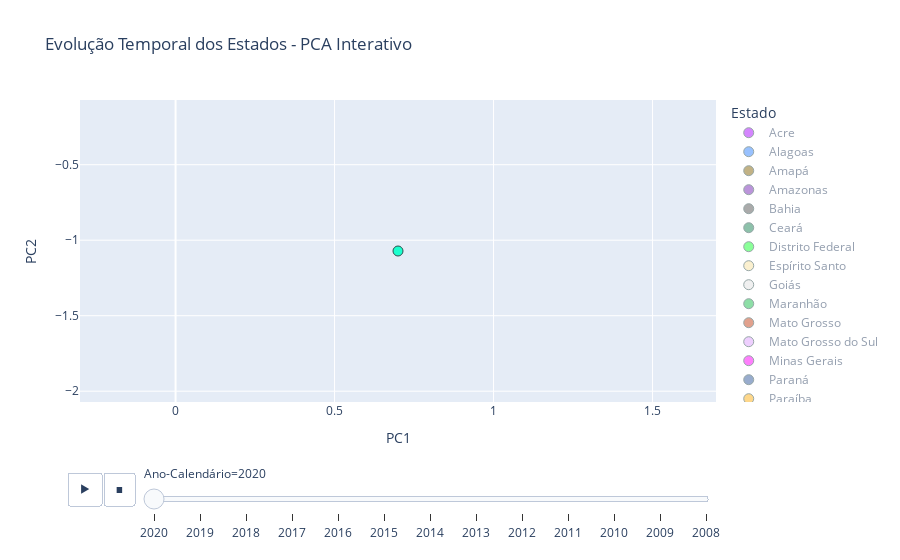

The notebook cell saved with this chart:
### Code cell
fig = px.scatter(
    pca_df,
    x="PC1", y="PC2",
    color="Estado",
    animation_frame="Ano-Calendário",
    title="Evolução Temporal dos Estados - PCA Interativo",
    color_discrete_sequence=px.colors.qualitative.Alphabet
)
fig.update_traces(marker=dict(size=10, line=dict(width=1, color='DarkSlateGrey')))
fig.show()

### Figure 1 — Plotly figure (JSON) as saved in the notebook; plotly's stock layout.template omitted (floating-point values rounded to 4 significant figures)
{"data": [{"hovertemplate": "Estado=Acre<br>Ano-Calendário=2020<br>PC1=%{x}<br>PC2=%{y}<extra></extra>", "legendgroup": "Acre", "marker": {"color": "#AA0DFE", "line": {"color": "DarkSlateGrey", "width": 1}, "size": 10, "symbol": "circle"}, "mode": "markers", "name": "Acre", "orientation": "v", "showlegend": true, "type": "scatter", "visible": "legendonly", "x": [-0.421], "xaxis": "x", "y": [-1.43], "yaxis": "y"}, {"hovertemplate": "Estado=Alagoas<br>Ano-Calendário=2020<br>PC1=%{x}<br>PC2=%{y}<extra></extra>", "legendgroup": "Alagoas", "marker": {"color": "#3283FE", "line": {"color": "DarkSlateGrey", "width": 1}, "size": 10, "symbol": "circle"}, "mode": "markers", "name": "Alagoas", "orientation": "v", "showlegend": true, "type": "scatter", "visible": "legendonly", "x": [0.3518], "xaxis": "x", "y": [-1.183], "yaxis": "y"}, {"hovertemplate": "Estado=Amapá<br>Ano-Calendário=2020<br>PC1=%{x}<br>PC2=%{y}<extra></extra>", "legendgroup": "Amapá", "marker": {"color": "#85660D", "line": {"color": "DarkSlateGrey", "width": 1}, "size": 10, "symbol": "circle"}, "mode": "markers", "name": "Amapá", "orientation": "v", "showlegend": true, "type": "scatter", "visible": "legendonly", "x": [-0.3022], "xaxis": "x", "y": [-1.392], "yaxis": "y"}, {"hovertemplate": "Estado=Amazonas<br>Ano-Calendário=2020<br>PC1=%{x}<br>PC2=%{y}<extra></extra>", "legendgroup": "Amazonas", "marker": {"color": "#782AB6", "line": {"color": "DarkSlateGrey", "width": 1}, "size": 10, "symbol": "circle"}, "mode": "markers", "name": "Amazonas", "orientation": "v", "showlegend": true, "type": "scatter", "visible": "legendonly", "x": [0.5953], "xaxis": "x", "y": [-1.106], "yaxis": "y"}, {"hovertemplate": "Estado=Bahia<br>Ano-Calendário=2020<br>PC1=%{x}<br>PC2=%{y}<extra></extra>", "legendgroup": "Bahia", "marker": {"color": "#565656", "line": {"color": "DarkSlateGrey", "width": 1}, "size": 10, "symbol": "circle"}, "mode": "markers", "name": "Bahia", "orientation": "v", "showlegend": true, "type": "scatter", "visible": "legendonly", "x": [4.32], "xaxis": "x", "y": [0.08609], "yaxis": "y"}, {"hovertemplate": "Estado=Ceará<br>Ano-Calendário=2020<br>PC1=%{x}<br>PC2=%{y}<extra></extra>", "legendgroup": "Ceará", "marker": {"color": "#1C8356", "line": {"color": "DarkSlateGrey", "width": 1}, "size": 10, "symbol": "circle"}, "mode": "markers", "name": "Ceará", "orientation": "v", "showlegend": true, "type": "scatter", "visible": "legendonly", "x": [2.106], "xaxis": "x", "y": [-0.6214], "yaxis": "y"}, {"hovertemplate": "Estado=Distrito Federal<br>Ano-Calendário=2020<br>PC1=%{x}<br>PC2=%{y}<extra></extra>", "legendgroup": "Distrito Federal", "marker": {"color": "#16FF32", "line": {"color": "DarkSlateGrey", "width": 1}, "size": 10, "symbol": "circle"}, "mode": "markers", "name": "Distrito Federal", "orientation": "v", "showlegend": true, "type": "scatter", "visible": "legendonly", "x": [6.54], "xaxis": "x", "y": [0.8084], "yaxis": "y"}, {"hovertemplate": "Estado=Espírito Santo<br>Ano-Calendário=2020<br>PC1=%{x}<br>PC2=%{y}<extra></extra>", "legendgroup": "Espírito Santo", "marker": {"color": "#F7E1A0", "line": {"color": "DarkSlateGrey", "width": 1}, "size": 10, "symbol": "circle"}, "mode": "markers", "name": "Espírito Santo", "orientation": "v", "showlegend": true, "type": "scatter", "visible": "legendonly", "x": [1.891], "xaxis": "x", "y": [-0.6875], "yaxis": "y"}, {"hovertemplate": "Estado=Goiás<br>Ano-Calendário=2020<br>PC1=%{x}<br>PC2=%{y}<extra></extra>", "legendgroup": "Goiás", "marker": {"color": "#E2E2E2", "line": {"color": "DarkSlateGrey", "width": 1}, "size": 10, "symbol": "circle"}, "mode": "markers", "name": "Goiás", "orientation": "v", "showlegend": true, "type": "scatter", "visible": "legendonly", "x": [2.794], "xaxis": "x", "y": [-0.4057], "yaxis": "y"}, {"hovertemplate": "Estado=Maranhão<br>Ano-Calendário=2020<br>PC1=%{x}<br>PC2=%{y}<extra></extra>", "legendgroup": "Maranhão", "marker": {"color": "#1CBE4F", "line": {"color": "DarkSlateGrey", "width": 1}, "size": 10, "symbol": "circle"}, "mode": "markers", "name": "Maranhão", "orientation": "v", "showlegend": true, "type": "scatter", "visible": "legendonly", "x": [0.5289], "xaxis": "x", "y": [-1.128], "yaxis": "y"}, {"hovertemplate": "Estado=Mato Grosso<br>Ano-Calendário=2020<br>PC1=%{x}<br>PC2=%{y}<extra></extra>", "legendgroup": "Mato Grosso", "marker": {"color": "#C4451C", "line": {"color": "DarkSlateGrey", "width": 1}, "size": 10, "symbol": "circle"}, "mode": "markers", "name": "Mato Grosso", "orientation": "v", "showlegend": true, "type": "scatter", "visible": "legendonly", "x": [1.392], "xaxis": "x", "y": [-0.8518], "yaxis": "y"}, {"hovertemplate": "Estado=Mato Grosso do Sul<br>Ano-Calendário=2020<br>PC1=%{x}<br>PC2=%{y}<extra></extra>", "legendgroup": "Mato Grosso do Sul", "marker": {"color": "#DEA0FD", "line": {"color": "DarkSlateGrey", "width": 1}, "size": 10, "symbol": "circle"}, "mode": "markers", "name": "Mato Grosso do Sul", "orientation": "v", "showlegend": true, "type": "scatter", "visible": "legendonly", "x": [1.171], "xaxis": "x", "y": [-0.9194], "yaxis": "y"}, {"hovertemplate": "Estado=Minas Gerais<br>Ano-Calendário=2020<br>PC1=%{x}<br>PC2=%{y}<extra></extra>", "legendgroup": "Minas Gerais", "marker": {"color": "#FE00FA", "line": {"color": "DarkSlateGrey", "width": 1}, "size": 10, "symbol": "circle"}, "mode": "markers", "name": "Minas Gerais", "orientation": "v", "showlegend": true, "type": "scatter", "visible": "legendonly", "x": [11.98], "xaxis": "x", "y": [2.551], "yaxis": "y"}, {"hovertemplate": "Estado=Paraná<br>Ano-Calendário=2020<br>PC1=%{x}<br>PC2=%{y}<extra></extra>", "legendgroup": "Paraná", "marker": {"color": "#325A9B", "line": {"color": "DarkSlateGrey", "width": 1}, "size": 10, "symbol": "circle"}, "mode": "markers", "name": "Paraná", "orientation": "v", "showlegend": true, "type": "scatter", "visible": "legendonly", "x": [7.667], "xaxis": "x", "y": [1.173], "yaxis": "y"}, {"hovertemplate": "Estado=Paraíba<br>Ano-Calendário=2020<br>PC1=%{x}<br>PC2=%{y}<extra></extra>", "legendgroup": "Paraíba", "marker": {"color": "#FEAF16", "line": {"color": "DarkSlateGrey", "width": 1}, "size": 10, "symbol": "circle"}, "mode": "markers", "name": "Paraíba", "orientation": "v", "showlegend": true, "type": "scatter", "visible": "legendonly", "x": [0.6234], "xaxis": "x", "y": [-1.097], "yaxis": "y"}, {"hovertemplate": "Estado=Pará<br>Ano-Calendário=2020<br>PC1=%{x}<br>PC2=%{y}<extra></extra>", "legendgroup": "Pará", "marker": {"color": "#F8A19F", "line": {"color": "DarkSlateGrey", "width": 1}, "size": 10, "symbol": "circle"}, "mode": "markers", "name": "Pará", "orientation": "v", "showlegend": true, "type": "scatter", "visible": "legendonly", "x": [1.719], "xaxis": "x", "y": [-0.7474], "yaxis": "y"}, {"hovertemplate": "Estado=Pernambuco<br>Ano-Calendário=2020<br>PC1=%{x}<br>PC2=%{y}<extra></extra>", "legendgroup": "Pernambuco", "marker": {"color": "#90AD1C", "line": {"color": "DarkSlateGrey", "width": 1}, "size": 10, "symbol": "circle"}, "mode": "markers", "name": "Pernambuco", "orientation": "v", "showlegend": true, "type": "scatter", "visible": "legendonly", "x": [2.787], "xaxis": "x", "y": [-0.3998], "yaxis": "y"}, {"hovertemplate": "Estado=Piauí<br>Ano-Calendário=2020<br>PC1=%{x}<br>PC2=%{y}<extra></extra>", "legendgroup": "Piauí", "marker": {"color": "#F6222E", "line": {"color": "DarkSlateGrey", "width": 1}, "size": 10, "symbol": "circle"}, "mode": "markers", "name": "Piauí", "orientation": "v", "showlegend": true, "type": "scatter", "visible": "legendonly", "x": [0.1473], "xaxis": "x", "y": [-1.249], "yaxis": "y"}, {"hovertemplate": "Estado=Rio Grande do Norte<br>Ano-Calendário=2020<br>PC1=%{x}<br>PC2=%{y}<extra></extra>", "legendgroup": "Rio Grande do Norte", "marker": {"color": "#1CFFCE", "line": {"color": "DarkSlateGrey", "width": 1}, "size": 10, "symbol": "circle"}, "mode": "markers", "name": "Rio Grande do Norte", "orientation": "v", "showlegend": true, "type": "scatter", "x": [0.6995], "xaxis": "x", "y": [-1.072], "yaxis": "y"}, {"hovertemplate": "Estado=Rio Grande do Sul<br>Ano-Calendário=2020<br>PC1=%{x}<br>PC2=%{y}<extra></extra>", "legendgroup": "Rio Grande do Sul", "marker": {"color": "#2ED9FF", "line": {"color": "DarkSlateGrey", "width": 1}, "size": 10, "symbol": "circle"}, "mode": "markers", "name": "Rio Grande do Sul", "orientation": "v", "showlegend": true, "type": "scatter", "visible": "legendonly", "x": [10.96], "xaxis": "x", "y": [2.219], "yaxis": "y"}, {"hovertemplate": "Estado=Rio de Janeiro<br>Ano-Calendário=2020<br>PC1=%{x}<br>PC2=%{y}<extra></extra>", "legendgroup": "Rio de Janeiro", "marker": {"color": "#B10DA1", "line": {"color": "DarkSlateGrey", "width": 1}, "size": 10, "symbol": "circle"}, "mode": "markers", "name": "Rio de Janeiro", "orientation": "v", "showlegend": true, "type": "scatter", "visible": "legendonly", "x": [15.98], "xaxis": "x", "y": [3.862], "yaxis": "y"}, {"hovertemplate": "Estado=Rondônia<br>Ano-Calendário=2020<br>PC1=%{x}<br>PC2=%{y}<extra></extra>", "legendgroup": "Rondônia", "marker": {"color": "#C075A6", "line": {"color": "DarkSlateGrey", "width": 1}, "size": 10, "symbol": "circle"}, "mode": "markers", "name": "Rondônia", "orientation": "v", "showlegend": true, "type": "scatter", "visible": "legendonly", "x": [-0.04327], "xaxis": "x", "y": [-1.31], "yaxis": "y"}, {"hovertemplate": "Estado=Roraima<br>Ano-Calendário=2020<br>PC1=%{x}<br>PC2=%{y}<extra></extra>", "legendgroup": "Roraima", "marker": {"color": "#FC1CBF", "line": {"color": "DarkSlateGrey", "width": 1}, "size": 10, "symbol": "circle"}, "mode": "markers", "name": "Roraima", "orientation": "v", "showlegend": true, "type": "scatter", "visible": "legendonly", "x": [-0.3826], "xaxis": "x", "y": [-1.419], "yaxis": "y"}, {"hovertemplate": "Estado=Santa Catarina<br>Ano-Calendário=2020<br>PC1=%{x}<br>PC2=%{y}<extra></extra>", "legendgroup": "Santa Catarina", "marker": {"color": "#B00068", "line": {"color": "DarkSlateGrey", "width": 1}, "size": 10, "symbol": "circle"}, "mode": "markers", "name": "Santa Catarina", "orientation": "v", "showlegend": true, "type": "scatter", "visible": "legendonly", "x": [4.527], "xaxis": "x", "y": [0.1608], "yaxis": "y"}, {"hovertemplate": "Estado=Sergipe<br>Ano-Calendário=2020<br>PC1=%{x}<br>PC2=%{y}<extra></extra>", "legendgroup": "Sergipe", "marker": {"color": "#FBE426", "line": {"color": "DarkSlateGrey", "width": 1}, "size": 10, "symbol": "circle"}, "mode": "markers", "name": "Sergipe", "orientation": "v", "showlegend": true, "type": "scatter", "visible": "legendonly", "x": [0.2522], "xaxis": "x", "y": [-1.214], "yaxis": "y"}, {"hovertemplate": "Estado=São Paulo<br>Ano-Calendário=2020<br>PC1=%{x}<br>PC2=%{y}<extra></extra>", "legendgroup": "São Paulo", "marker": {"color": "#FA0087", "line": {"color": "DarkSlateGrey", "width": 1}, "size": 10, "symbol": "circle"}, "mode": "markers", "name": "São Paulo", "orientation": "v", "showlegend": true, "type": "scatter", "visible": "legendonly", "x": [43.79], "xaxis": "x", "y": [12.91], "yaxis": "y"}, {"hovertemplate": "Estado=Tocantins<br>Ano-Calendário=2020<br>PC1=%{x}<br>PC2=%{y}<extra></extra>", "legendgroup": "Tocantins", "marker": {"color": "#AA0DFE", "line": {"color": "DarkSlateGrey", "width": 1}, "size": 10, "symbol": "circle"}, "mode": "markers", "name": "Tocantins", "orientation": "v", "showlegend": true, "type": "scatter", "visible": "legendonly", "x": [-0.05614], "xaxis": "x", "y": [-1.314], "yaxis": "y"}, {"hovertemplate": "Estado=Não identificado<br>Ano-Calendário=2020<br>PC1=%{x}<br>PC2=%{y}<extra></extra>", "legendgroup": "Não identificado", "marker": {"color": "#3283FE", "line": {"color": "DarkSlateGrey", "width": 1}, "size": 10, "symbol": "circle"}, "mode": "markers", "name": "Não identificado", "orientation": "v", "showlegend": true, "type": "scatter", "visible": "legendonly", "x": [-0.5172], "xaxis": "x", "y": [-1.459], "yaxis": "y"}], "layout": {"autosize": true, "legend": {"title": {"text": "Estado"}, "tracegroupgap": 0}, "sliders": [{"active": 0, "currentvalue": {"prefix": "Ano-Calendário="}, "len": 0.9, "pad": {"b": 10, "t": 60}, "steps": [{"args": [["2020"], {"frame": {"duration": 0, "redraw": false}, "fromcurrent": true, "mode": "immediate", "transition": {"duration": 0, "easing": "linear"}}], "label": "2020", "method": "animate"}, {"args": [["2019"], {"frame": {"duration": 0, "redraw": false}, "fromcurrent": true, "mode": "immediate", "transition": {"duration": 0, "easing": "linear"}}], "label": "2019", "method": "animate"}, {"args": [["2018"], {"frame": {"duration": 0, "redraw": false}, "fromcurrent": true, "mode": "immediate", "transition": {"duration": 0, "easing": "linear"}}], "label": "2018", "method": "animate"}, {"args": [["2017"], {"frame": {"duration": 0, "redraw": false}, "fromcurrent": true, "mode": "immediate", "transition": {"duration": 0, "easing": "linear"}}], "label": "2017", "method": "animate"}, {"args": [["2016"], {"frame": {"duration": 0, "redraw": false}, "fromcurrent": true, "mode": "immediate", "transition": {"duration": 0, "easing": "linear"}}], "label": "2016", "method": "animate"}, {"args": [["2015"], {"frame": {"duration": 0, "redraw": false}, "fromcurrent": true, "mode": "immediate", "transition": {"duration": 0, "easing": "linear"}}], "label": "2015", "method": "animate"}, {"args": [["2014"], {"frame": {"duration": 0, "redraw": false}, "fromcurrent": true, "mode": "immediate", "transition": {"duration": 0, "easing": "linear"}}], "label": "2014", "method": "animate"}, {"args": [["2013"], {"frame": {"duration": 0, "redraw": false}, "fromcurrent": true, "mode": "immediate", "transition": {"duration": 0, "easing": "linear"}}], "label": "2013", "method": "animate"}, {"args": [["2012"], {"frame": {"duration": 0, "redraw": false}, "fromcurrent": true, "mode": "immediate", "transition": {"duration": 0, "easing": "linear"}}], "label": "2012", "method": "animate"}, {"args": [["2011"], {"frame": {"duration": 0, "redraw": false}, "fromcurrent": true, "mode": "immediate", "transition": {"duration": 0, "easing": "linear"}}], "label": "2011", "method": "animate"}, {"args": [["2010"], {"frame": {"duration": 0, "redraw": false}, "fromcurrent": true, "mode": "immediate", "transition": {"duration": 0, "easing": "linear"}}], "label": "2010", "method": "animate"}, {"args": [["2009"], {"frame": {"duration": 0, "redraw": false}, "fromcurrent": true, "mode": "immediate", "transition": {"duration": 0, "easing": "linear"}}], "label": "2009", "method": "animate"}, {"args": [["2008"], {"frame": {"duration": 0, "redraw": false}, "fromcurrent": true, "mode": "immediate", "transition": {"duration": 0, "easing": "linear"}}], "label": "2008", "method": "animate"}], "x": 0.1, "xanchor": "left", "y": 0, "yanchor": "top"}], "title": {"text": "Evolução Temporal dos Estados - PCA Interativo"}, "updatemenus": [{"active": 1, "buttons": [{"args": [null, {"frame": {"duration": 500, "redraw": false}, "fromcurrent": true, "mode": "immediate", "transition": {"duration": 500, "easing": "linear"}}], "label": "&#9654;", "method": "animate"}, {"args": [[null], {"frame": {"duration": 0, "redraw": false}, "fromcurrent": true, "mode": "immediate", "transition": {"duration": 0, "easing": "linear"}}], "label": "&#9724;", "method": "animate"}], "direction": "left", "pad": {"r": 10, "t": 70}, "showactive": false, "type": "buttons", "x": 0.1, "xanchor": "right", "y": 0, "yanchor": "top"}], "xaxis": {"anchor": "y", "autorange": true, "domain": [0, 1], "range": [-0.3005, 1.7], "showspikes": false, "title": {"text": "PC1"}, "type": "linear"}, "yaxis": {"anchor": "x", "autorange": true, "domain": [0, 1], "range": [-2.072, -0.07162], "showspikes": false, "title": {"text": "PC2"}, "type": "linear"}}}
